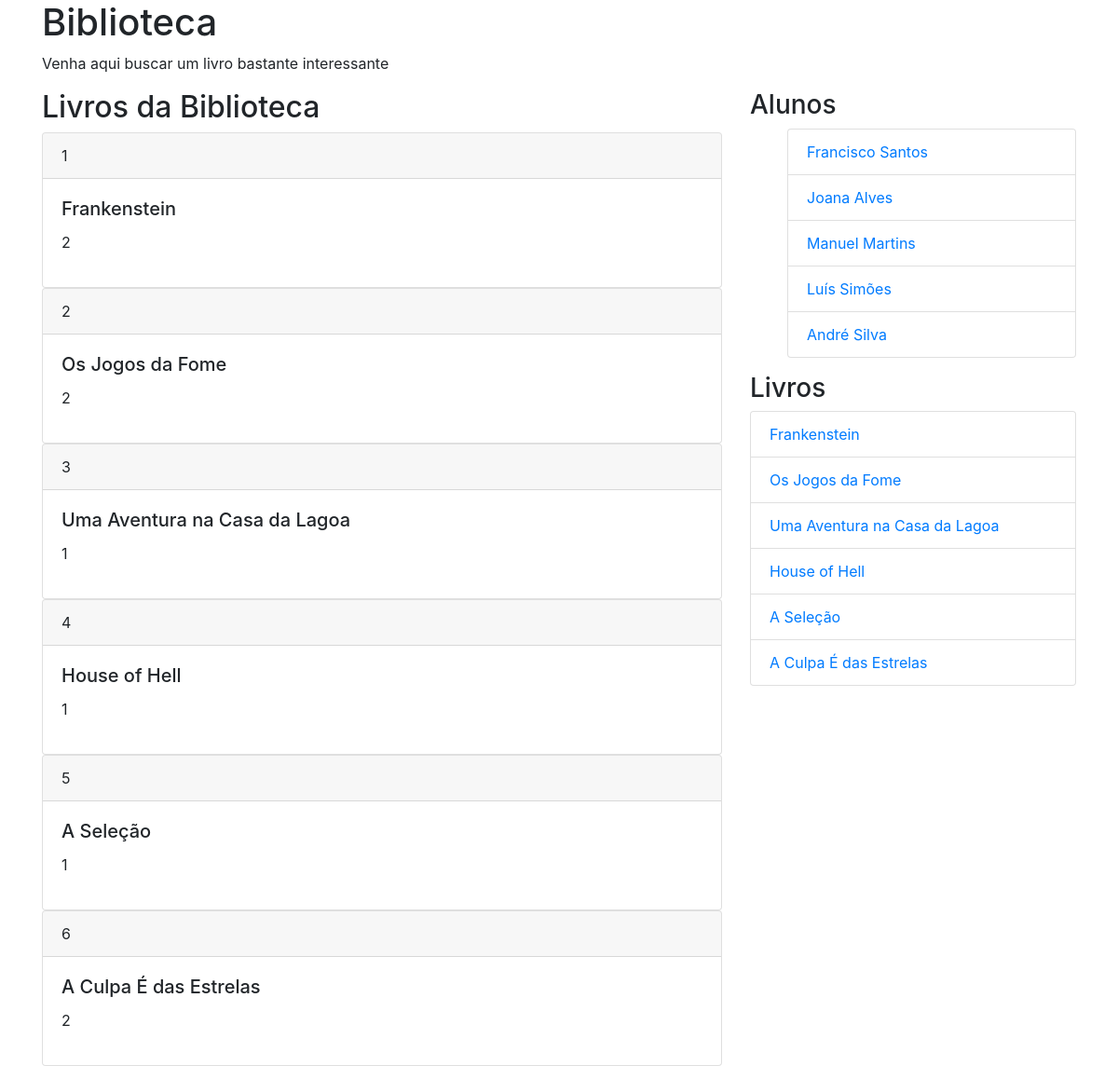
The page /livros.php on the database its author committed.
### tables this page shows
CREATE TABLE `livros` (
  `livros_id` int(6) UNSIGNED NOT NULL,
  `livros_titulo` varchar(50) NOT NULL,
  `livros_autor` varchar(50) NOT NULL,
  `assuntos_id` int(3) UNSIGNED DEFAULT NULL,
  `livros_datalanc` date NOT NULL,
  `livros_copias` int(3) NOT NULL
);

CREATE TABLE `alunos` (
  `alunos_id` int(5) UNSIGNED NOT NULL,
  `alunos_nome` varchar(50) NOT NULL,
  `alunos_email` varchar(50) NOT NULL,
  `alunos_fone` varchar(20) NOT NULL
);

### livros.php (the view, shortened to what this page needs)
<!DOCTYPE html>
<html lang="pt-pt">
  <head>
    <link rel="stylesheet" href="https://stackpath.bootstrapcdn.com/bootstrap/4.1.3/css/bootstrap.min.css">
  </head>
  <body>
    <div class ="container">
      <div class="row">
        <div class="col-sm">
          <h1>Biblioteca</h1>
            <p>Venha aqui buscar um livro bastante interessante</p>
        </div>
        </div>
        <div class="row">
        <div class="col-sm-8">
          <h2>Livros da Biblioteca</h2>
          <?php
            include "sql_connect.php";
            $sql_p ="SELECT livros.livros_id, livros.livros_titulo, livros.livros_autor, livros.livros_copias, assuntos.assuntos_nome FROM (livros INNER JOIN assuntos ON livros.assuntos_id=assuntos.assuntos_id)";
            $resultado_p = $ligacao->query($sql_p);
            if ($resultado_p->num_rows > 0)
            {
                while ($row = $resultado_p->fetch_assoc()){
                echo "<div class=\"card\">
                <div class=\"card-header\">
  ". $row ["livros_id"] ."
  </div>
  <div class=\"card-body\">
    <h5 class=\"card-title\">". $row ["livros_titulo"] .  "</h5>
    <p class=\"card-text\">". $row ["livros_copias"] . "</p>
    <p class=\"card-text\">" . $row ["livros_datalanc"] . "</p>
  </div>
</div>";
}
}else {
echo "Sem Produtos na Tec Store";
            }
            ?>
          </div>
        <div class="col-sm-4">
            <h3>Alunos</h3>
            <ul>
                <?php
                $sql_c="SELECT * FROM alunos";
                $resultado_c=$ligacao->query($sql_c);
                if($resultado_c->num_rows>0){
                    while($rowc=$resultado_c->fetch_assoc()){
                        echo "<li class=\"list-group-item\"> <a href=\"alunos.php?id=". $rowc["alunos_id"] . "\">" . $rowc["alunos_nome"] . "</a></li>";
                    }
                }
            ?>
            </ul>
            <h3> Livros</h3>
           <ul class="list-group">
           <?php
                $sql_c="SELECT * FROM livros";
                $resultado_c=$ligacao->query($sql_c);
                if($resultado_c->num_rows>0){
                    while($rowc=$resultado_c->fetch_assoc()){
                        echo "<li class=\"list-group-item\"> <a href=\"livros.php?id=". $rowc["livros_id"] . "\">" . $rowc["livros_titulo"] . "</a></li>";
                    }
                }
            ?>
            </ul>
          </div>
        </div>
      </div>
  </body>
</html>

### rows shown on the page
livros: livros_id "1", livros_titulo "Frankenstein", livros_copias "2"
livros: livros_id "2", livros_titulo "Os Jogos da Fome", livros_copias "2"
livros: livros_id "3", livros_titulo "Uma Aventura na Casa da Lagoa", livros_copias "1"
livros: livros_id "4", livros_titulo "House of Hell", livros_copias "1"
livros: livros_id "5", livros_titulo "A Seleção", livros_copias "1"
livros: livros_id "6", livros_titulo "A Culpa É das Estrelas", livros_copias "2"
alunos: alunos_nome "Francisco Santos"
alunos: alunos_nome "Joana Alves"
alunos: alunos_nome "Manuel Martins"
alunos: alunos_nome "Luís Simões"
alunos: alunos_nome "André Silva"
